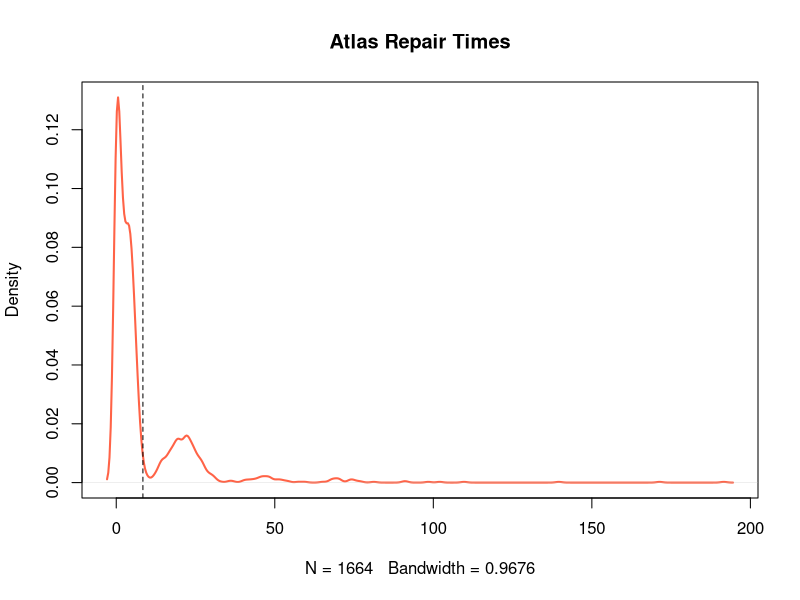

Generate this figure with R:
## ---- chunk 1
atlas <- read.csv(file = "../data/atlascom.csv")

str(atlas)
summary(atlas)
## ---- chunk 2
# Considering only the Time variable
time <- atlas$Time

plot(density(time), main = "Atlas Repair Times", lwd = 2, col = "tomato")
abline(v = mean(time), lty = "dashed")
## ---- chunk 3
# Computing mean, standard deviation and standard error
mean_time <- mean(time)
sd_time <- sd(time)
se <- sd_time/sqrt(length(time))

# 99% CI
mean_time + c(-2.58, 2.58) * se
## ---- chunk 4
# Null hypothesis' mean 
mu_0 <- 7.6

# Computing the t-statistic
t_stat <- (mean_time - mu_0)/se
t_stat
## ---- chunk 5
# Computing the degrees of freedom
df <- length(time) - 1

# Computing the p-value
p_value <- 1 - pt(t_stat, df)
p_value
